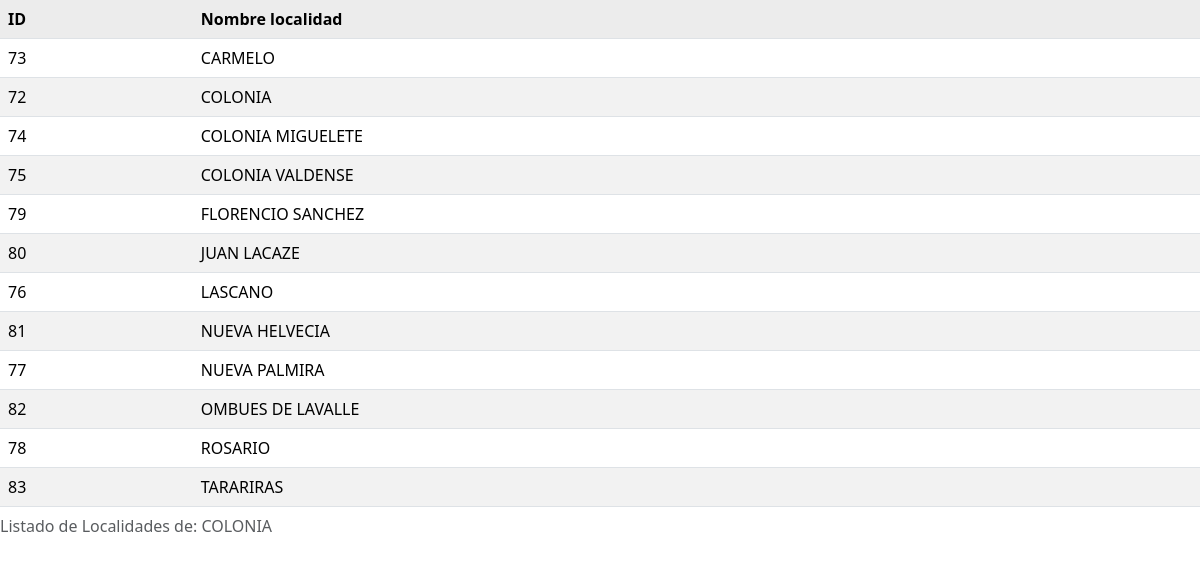
/base-datos/localidades-ver.php?dptcod=4, run on the app's committed database.
### tables this page shows
CREATE TABLE `departamentos` (
  `Dptcod` int(2) NOT NULL,
  `Dptnom` varchar(14) DEFAULT NULL
);

CREATE TABLE `localidades` (
  `Locid` int(3) DEFAULT NULL,
  `Dptcod` int(2) DEFAULT NULL,
  `LocNom` varchar(30) DEFAULT NULL
);

### base-datos/localidades-ver.php (the view, shortened to what this page needs)
<?php
extract($_GET, EXTR_OVERWRITE);
require('./db.php');
$sql = "SELECT * FROM departamentos WHERE Dptcod='".$dptcod."' LIMIT 1";
$result = mysqli_query($conn, $sql);
while($row = mysqli_fetch_array($result, MYSQLI_ASSOC)){
	$nombredepartamento = $row['Dptnom'];;
}
?>
<html>
<head>
<link href='/bootstrap-5.3.8-dist/css/bootstrap.css' rel='stylesheet' type='text/css'>
</head>
<body>
<table class='table table-hover table-striped'>
<caption>Listado de Localidades de: <?php echo $nombredepartamento; ?></caption>
<tr>
	<th>ID</th>
	<th>Nombre localidad</th>
</tr>
<?php
$sql = "SELECT * FROM localidades WHERE Dptcod='".$dptcod."' ORDER BY LocNom";
$result = mysqli_query($conn, $sql);
while($row = mysqli_fetch_array($result, MYSQLI_ASSOC)){
	echo "<tr>\n";
	echo "<td>".$row['Locid']."</td>\n";
	echo "<td>".$row['LocNom']."</td>\n";
	echo "</tr>\n";
}
?>
</table>
</body>
</html>

### data on the page
departamentos: Dptnom "COLONIA"
localidades: Locid "73", LocNom "CARMELO"
localidades: Locid "72", LocNom "COLONIA"
localidades: Locid "74", LocNom "COLONIA MIGUELETE"
localidades: Locid "75", LocNom "COLONIA VALDENSE"
localidades: Locid "79", LocNom "FLORENCIO SANCHEZ"
localidades: Locid "80", LocNom "JUAN LACAZE"
localidades: Locid "76", LocNom "LASCANO"
localidades: Locid "81", LocNom "NUEVA HELVECIA"
localidades: Locid "77", LocNom "NUEVA PALMIRA"
localidades: Locid "82", LocNom "OMBUES DE LAVALLE"
localidades: Locid "78", LocNom "ROSARIO"
localidades: Locid "83", LocNom "TARARIRAS"
